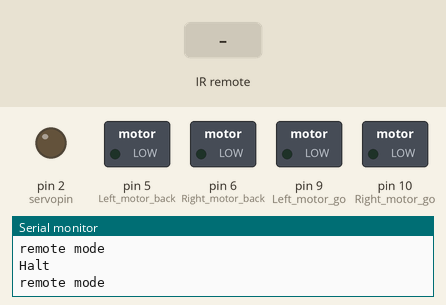
This sketch was run on a simulated Arduino Uno, built with avr-gcc and run on an emulated ATmega328P. Parts: switched loads named in the sketch (green lamp = pin HIGH), output pins drawn as LEDs (lit = HIGH), the last lines printed to the serial monitor. Inputs (shaded band) come from the test bench.

Above: at 1.2 s.
1.3 s: infrared code 0xFF18E7 received
At 2.3 s:
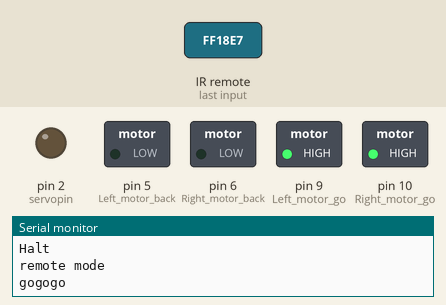
3.5 s: infrared code 0xFF4AB5 received
At 5.3 s:
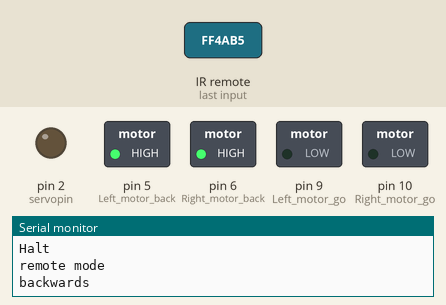
5.8 s: infrared code 0xFF10EF received
At 7.2 s:
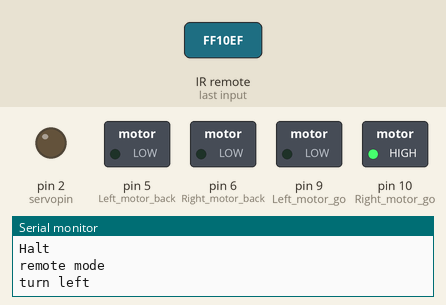
8.1 s: infrared code 0xFF5AA5 received
At 10.1 s:
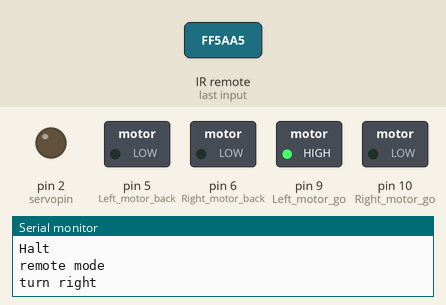
10.4 s: infrared code 0xFF30CF received
At 12.1 s:
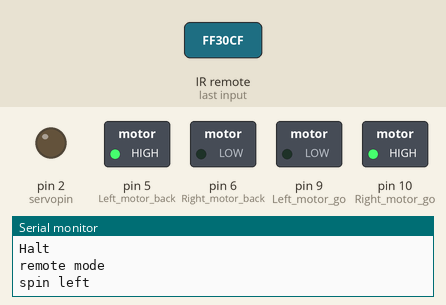
12.7 s: infrared code 0xFF7A85 received
At 13.9 s:
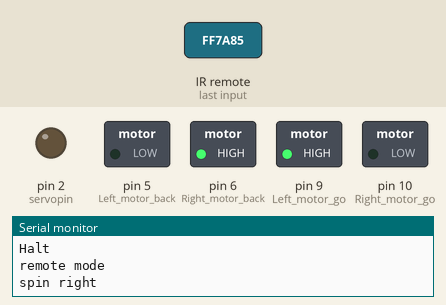
Timing chart, 0 to 15.7 s (numbered marks = the images above; inputs shaded):
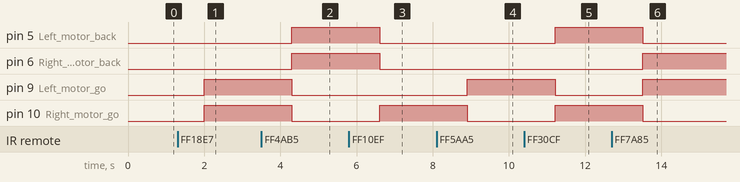

The sketch:

Arduino.ino
```cpp
#include <IRremote.h>
#include <Servo.h>
int RECV_PIN = A3;
IRrecv irrecv(RECV_PIN);
decode_results results;
int on = 0;//标志位
unsigned long last = millis();
int mode;
int Echo = A5;
int Trig = A4;
int Front_Distance = 0;
int Left_Distance = 0;
int Right_Distance = 0;

long run_car = 16718055;
long back_car = 16730805;
long left_car = 16716015;
long right_car = 16734885;
long stop_car = 16726215;
long left_turn = 16724175;
long right_turn = 16743045;
int exitit = 16750965;
int Left_motor_back = 5;
int Left_motor_go = 9;
int Right_motor_go = 10;
int Right_motor_back = 6;
int servopin = 2;
int myangle;
int pulsewidth;
int val;


void setup()
{
  pinMode(Left_motor_go,OUTPUT);
  pinMode(Left_motor_back,OUTPUT);
  pinMode(Right_motor_go,OUTPUT);
  pinMode(Right_motor_back,OUTPUT);
  pinMode(Echo, INPUT);
  pinMode(Trig, OUTPUT);
  pinMode(servopin, OUTPUT);
  Serial.begin(9600);  //波特率9600
  irrecv.enableIRIn();
  Serial.println("Fine.");
}

float Distance_test()
{
  digitalWrite(Trig,LOW);
  delayMicroseconds(2);
  digitalWrite(Trig,HIGH);
  delayMicroseconds(2);
  float Fdistance = pulseIn(Echo, HIGH);
  Fdistance = Fdistance/58;
  return Fdistance;
  }

void servopulse(int servopin, int myangle)
{
  pulsewidth = (myangle*11)+500;
  digitalWrite(servopin,HIGH);
  delayMicroseconds(pulsewidth);
  digitalWrite(servopin,LOW);
  delay(20-pulsewidth/1000);
  }

void front_detection()
{
  for(int i=0;i<=10;i++)
  {
    servopulse(servopin,80);
  }
   Front_Distance = Distance_test();

}

void left_detection()
{
  for(int i=0;i<=15;i++)
  {
    servopulse(servopin,195);
  }
  Left_Distance = Distance_test();
}

void right_detection()
{
  for(int i=0;i<=15;i++)
  {
  servopulse(servopin,15);
  }
  Right_Distance = Distance_test();
}

void forward(int time)
{
  digitalWrite(Right_motor_go,HIGH);
  digitalWrite(Right_motor_back,LOW);
  digitalWrite(Left_motor_go,HIGH);
  digitalWrite(Left_motor_back,LOW);
  Serial.println("gogogo");
  delay(time*100);
}

void brakeit(int time)
{
  digitalWrite(Right_motor_go,LOW);
  digitalWrite(Right_motor_back,LOW);
  digitalWrite(Left_motor_go,LOW);
  digitalWrite(Left_motor_back,LOW);
  Serial.println("Halt");
  delay(time*100);
}

void left(int time)
{
  digitalWrite(Right_motor_go,HIGH);
  digitalWrite(Right_motor_back,LOW);
  digitalWrite(Left_motor_go,LOW);
  digitalWrite(Left_motor_back,LOW);
  Serial.println("turn left");
  delay(time*100);

}

void right(int time)
{
  digitalWrite(Right_motor_go,LOW);
  digitalWrite(Right_motor_back,LOW);
  digitalWrite(Left_motor_go,HIGH);
  digitalWrite(Left_motor_back,LOW);
  Serial.println("turn right");
  delay(time*100);
}

void spin_left(int time)
{
  digitalWrite(Right_motor_go,HIGH);
  digitalWrite(Right_motor_back,LOW);
  digitalWrite(Left_motor_go,LOW);
  digitalWrite(Left_motor_back,HIGH);
  Serial.println("spin left");
  delay(time*100);

}

void spin_right(int time)
{
  digitalWrite(Right_motor_go,LOW);
  digitalWrite(Right_motor_back,HIGH);
  digitalWrite(Left_motor_go,HIGH);
  digitalWrite(Left_motor_back,LOW);
  Serial.println("spin right");
  delay(time*100);
}

void back(int time)
{
  digitalWrite(Right_motor_go,LOW);
  digitalWrite(Right_motor_back,HIGH);
  digitalWrite(Left_motor_go,LOW);
  digitalWrite(Left_motor_back,HIGH);
  Serial.println("backwards");
  delay(time*100);
}

void loop()
{

  if (irrecv.decode(&results)) //调用库函数：解码
  {

    if (millis() - last > 250) //确定接收到信号
    {
      on = !on;//标志位置反
      digitalWrite(13, on ? HIGH : LOW);//板子上接收到信号闪烁一下led
      Serial.println(results.value);

      if(results.value==16769565)
      {
        mode=1;
        Serial.println(mode);
      }
      if(results.value==16720605)
      {
        mode=0;
        Serial.println(mode);
      }
    }
   if(mode==1)
   {
     int mode1;
     Serial.println("Detection Mode");
     front_detection();
     if(Front_Distance<64)
     {
      Serial.println("Blocked");
      back(2);
      brakeit(2);
      left_detection();
      right_detection();
      if(Left_Distance < 35 && Right_Distance < 35)
      spin_left(0.7);
      else if(Left_Distance > Right_Distance)
      {
        Serial.println("blocked");
        left(3);
        brakeit(1);
       }
       else
       {
       Serial.println("blocked");
       right(3);
       brakeit(1);
       }
      }
      else if(Front_Distance > 16)
      {
        Serial.println("Go straight.");
        forward(5);
        }
     irrecv.resume();
     }


   else if(mode==0)
   {
     brakeit(0.01);
     int mode2;
     Serial.println("remote mode");
     irrecv.decode(&results);
     if(results.value == run_car)
     forward(1);
     if(results.value == back_car)
     back(1);
     if(results.value == left_car)
     left(1);
     if(results.value == right_car)
     right(1);
     if(results.value == left_turn)
     spin_left(1);
     if(results.value == right_turn)
     spin_right(1);
     if(results.value == stop_car)
     brakeit(1);
     irrecv.resume();

}
}

  else
  {
    if(mode==1)
   {
     int mode1;
     Serial.println("Detection Mode");
     front_detection();
     if(Front_Distance<48)
     {
      Serial.println("Blocked");
      back(2);
      brakeit(2);
      left_detection();
      right_detection();
      if(Left_Distance < 35 && Right_Distance < 35)
      spin_left(0.7);
      else if(Left_Distance > Right_Distance)
      {
        Serial.println("blocked");
        left(3);
        brakeit(1);
       }
       else
       {
       Serial.println("blocked");
       right(3);
       brakeit(1);
       }
      }
      else if(Front_Distance > 16)
      {
        Serial.println("Go straight.");
        forward(5);
        }
     irrecv.resume();
     }


   else if(mode==0)
   {
     brakeit(0.01);
     int mode2;
     Serial.println("remote mode");
     irrecv.decode(&results);
     if(results.value == run_car)
     forward(1);
     if(results.value == back_car)
     back(1);
     if(results.value == left_car)
     left(1);
     if(results.value == right_car)
     right(1);
     if(results.value == left_turn)
     spin_left(1);
     if(results.value == right_turn)
     spin_right(1);
     if(results.value == stop_car)
     brakeit(1);
     irrecv.resume();

}
delay(1000);
}

}
```

Measured:
- after the input at 1.3 s, pin 9 (Left_motor_go), pin 10 (Right_motor_go): LOW → HIGH after 0.70 s
- after the input at 3.5 s, pin 5 (Left_motor_back), pin 6 (Right_motor_back): LOW → HIGH after 0.81 s; pin 9 (Left_motor_go), pin 10 (Right_motor_go): HIGH → LOW after 0.81 s
- after the input at 5.8 s, pin 5 (Left_motor_back), pin 6 (Right_motor_back): HIGH → LOW after 0.81 s; pin 10 (Right_motor_go): LOW → HIGH after 0.81 s
- after the input at 8.1 s, pin 9 (Left_motor_go): LOW → HIGH after 0.81 s; pin 10 (Right_motor_go): HIGH → LOW after 0.81 s
- after the input at 10.4 s, pin 5 (Left_motor_back), pin 10 (Right_motor_go): LOW → HIGH after 0.81 s; pin 9 (Left_motor_go): HIGH → LOW after 0.81 s
- after the input at 12.7 s, pin 5 (Left_motor_back), pin 10 (Right_motor_go): HIGH → LOW after 0.81 s; pin 6 (Right_motor_back), pin 9 (Left_motor_go): LOW → HIGH after 0.82 s
